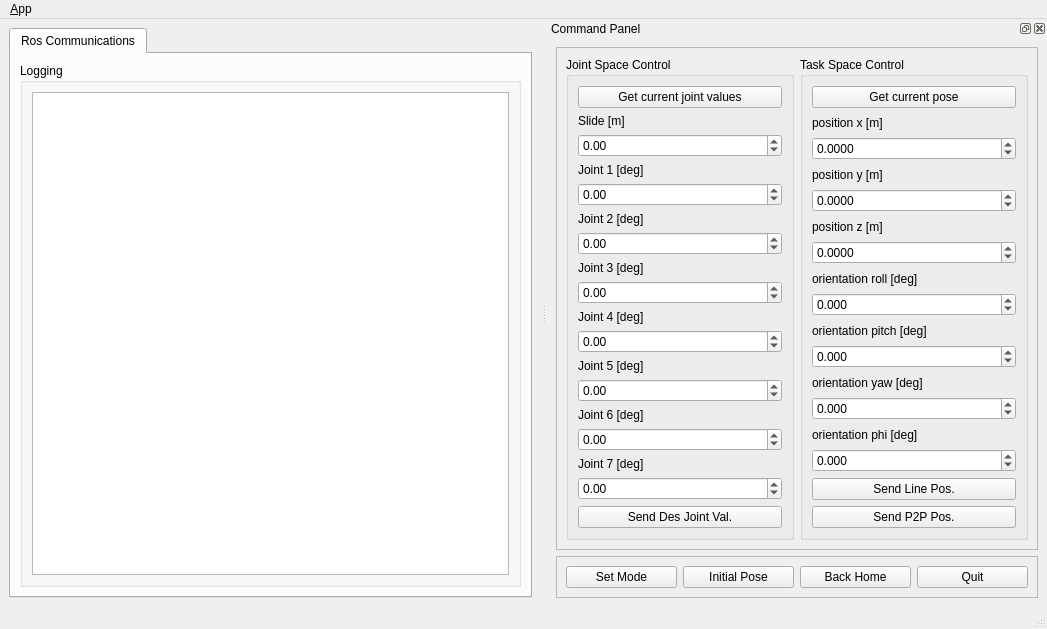
<?xml version="1.0" encoding="UTF-8"?>
<ui version="4.0">
 <class>MainWindowDesign</class>
 <widget class="QMainWindow" name="MainWindowDesign">
  <property name="geometry">
   <rect>
    <x>0</x>
    <y>0</y>
    <width>1047</width>
    <height>612</height>
   </rect>
  </property>
  <property name="windowTitle">
   <string>QRosApp</string>
  </property>
  <property name="windowIcon">
   <iconset resource="../../../ROBOTIS-HAND/hand_control_module_gui/resources/images.qrc">
    <normaloff>:/images/icon.png</normaloff>:/images/icon.png</iconset>
  </property>
  <property name="locale">
   <locale language="English" country="Australia"/>
  </property>
  <widget class="QWidget" name="centralwidget">
   <layout class="QHBoxLayout">
    <item>
     <widget class="QTabWidget" name="tab_manager">
      <property name="minimumSize">
       <size>
        <width>100</width>
        <height>0</height>
       </size>
      </property>
      <property name="locale">
       <locale language="English" country="Australia"/>
      </property>
      <property name="currentIndex">
       <number>0</number>
      </property>
      <widget class="QWidget" name="tab_status">
       <attribute name="title">
        <string>Ros Communications</string>
       </attribute>
       <layout class="QVBoxLayout" name="verticalLayout_2">
        <item>
         <widget class="QGroupBox" name="groupBox_12">
          <property name="sizePolicy">
           <sizepolicy hsizetype="MinimumExpanding" vsizetype="Preferred">
            <horstretch>0</horstretch>
            <verstretch>0</verstretch>
           </sizepolicy>
          </property>
          <property name="title">
           <string>Logging</string>
          </property>
          <layout class="QGridLayout" name="gridLayout_3">
           <item row="0" column="0">
            <widget class="QListView" name="view_logging"/>
           </item>
          </layout>
         </widget>
        </item>
       </layout>
      </widget>
     </widget>
    </item>
   </layout>
  </widget>
  <widget class="QMenuBar" name="menubar">
   <property name="geometry">
    <rect>
     <x>0</x>
     <y>0</y>
     <width>1047</width>
     <height>19</height>
    </rect>
   </property>
   <widget class="QMenu" name="menu_File">
    <property name="title">
     <string>&amp;App</string>
    </property>
    <addaction name="action_Preferences"/>
    <addaction name="separator"/>
    <addaction name="actionAbout"/>
    <addaction name="actionAbout_Qt"/>
    <addaction name="separator"/>
    <addaction name="action_Quit"/>
   </widget>
   <addaction name="menu_File"/>
  </widget>
  <widget class="QStatusBar" name="statusbar"/>
  <widget class="QDockWidget" name="dock_status">
   <property name="sizePolicy">
    <sizepolicy hsizetype="Minimum" vsizetype="Minimum">
     <horstretch>0</horstretch>
     <verstretch>0</verstretch>
    </sizepolicy>
   </property>
   <property name="minimumSize">
    <size>
     <width>500</width>
     <height>560</height>
    </size>
   </property>
   <property name="maximumSize">
    <size>
     <width>524287</width>
     <height>10000</height>
    </size>
   </property>
   <property name="allowedAreas">
    <set>Qt::RightDockWidgetArea</set>
   </property>
   <property name="windowTitle">
    <string>Command Panel</string>
   </property>
   <attribute name="dockWidgetArea">
    <number>2</number>
   </attribute>
   <widget class="QWidget" name="dockWidgetContents_2">
    <layout class="QGridLayout" name="gridLayout_2">
     <item row="0" column="0">
      <widget class="QFrame" name="frame">
       <property name="sizePolicy">
        <sizepolicy hsizetype="Preferred" vsizetype="Preferred">
         <horstretch>0</horstretch>
         <verstretch>0</verstretch>
        </sizepolicy>
       </property>
       <property name="maximumSize">
        <size>
         <width>16777215</width>
         <height>600</height>
        </size>
       </property>
       <property name="frameShape">
        <enum>QFrame::StyledPanel</enum>
       </property>
       <property name="frameShadow">
        <enum>QFrame::Raised</enum>
       </property>
       <layout class="QGridLayout" name="gridLayout">
        <item row="0" column="1" rowspan="2">
         <widget class="QGroupBox" name="task_space">
          <property name="title">
           <string>Task Space Control</string>
          </property>
          <layout class="QVBoxLayout" name="verticalLayout">
           <item>
            <widget class="QPushButton" name="curr_pos_button">
             <property name="text">
              <string>Get current pose</string>
             </property>
            </widget>
           </item>
           <item>
            <widget class="QLabel" name="pos_x">
             <property name="text">
              <string>position x [m]</string>
             </property>
            </widget>
           </item>
           <item>
            <widget class="QDoubleSpinBox" name="pos_x_spinbox">
             <property name="decimals">
              <number>4</number>
             </property>
             <property name="minimum">
              <double>-10.000000000000000</double>
             </property>
             <property name="maximum">
              <double>10.000000000000000</double>
             </property>
             <property name="singleStep">
              <double>0.010000000000000</double>
             </property>
            </widget>
           </item>
           <item>
            <widget class="QLabel" name="pos_y">
             <property name="text">
              <string>position y [m]</string>
             </property>
            </widget>
           </item>
           <item>
            <widget class="QDoubleSpinBox" name="pos_y_spinbox">
             <property name="decimals">
              <number>4</number>
             </property>
             <property name="minimum">
              <double>-10.000000000000000</double>
             </property>
             <property name="maximum">
              <double>10.000000000000000</double>
             </property>
             <property name="singleStep">
              <double>0.010000000000000</double>
             </property>
            </widget>
           </item>
           <item>
            <widget class="QLabel" name="pos_z">
             <property name="text">
              <string>position z [m]</string>
             </property>
            </widget>
           </item>
           <item>
            <widget class="QDoubleSpinBox" name="pos_z_spinbox">
             <property name="decimals">
              <number>4 </number>
             </property>
             <property name="minimum">
              <double>-10.000000000000000</double>
             </property>
             <property name="maximum">
              <double>10.000000000000000</double>
             </property>
             <property name="singleStep">
              <double>0.010000000000000</double>
             </property>
            </widget>
           </item>
           <item>
            <widget class="QLabel" name="ori_roll">
             <property name="text">
              <string>orientation roll [deg]</string>
             </property>
            </widget>
           </item>
           <item>
            <widget class="QDoubleSpinBox" name="ori_roll_spinbox">
             <property name="decimals">
              <number>3</number>
             </property>
             <property name="minimum">
              <double>-360.000000000000000</double>
             </property>
             <property name="maximum">
              <double>360.000000000000000</double>
             </property>
             <property name="singleStep">
              <double>0.500000000000000</double>
             </property>
            </widget>
           </item>
           <item>
            <widget class="QLabel" name="ori_pitch">
             <property name="text">
              <string>orientation pitch [deg]</string>
             </property>
            </widget>
           </item>
           <item>
            <widget class="QDoubleSpinBox" name="ori_pitch_spinbox">
             <property name="decimals">
              <number>3</number>
             </property>
             <property name="minimum">
              <double>-360.000000000000000</double>
             </property>
             <property name="maximum">
              <double>360.000000000000000</double>
             </property>
             <property name="singleStep">
              <double>0.500000000000000</double>
             </property>
            </widget>
           </item>
           <item>
            <widget class="QLabel" name="ori_yaw">
             <property name="text">
              <string>orientation yaw [deg]</string>
             </property>
            </widget>
           </item>
           <item>
            <widget class="QDoubleSpinBox" name="ori_yaw_spinbox">
             <property name="decimals">
              <number>3</number>
             </property>
             <property name="minimum">
              <double>-360.000000000000000</double>
             </property>
             <property name="maximum">
              <double>360.000000000000000</double>
             </property>
             <property name="singleStep">
              <double>0.500000000000000</double>
             </property>
            </widget>
           </item>
           <!--=================================================================================================-->
           <item>
            <widget class="QLabel" name="ori_phi">
             <property name="text">
              <string>orientation phi [deg]</string>
             </property>
            </widget>
           </item>
           <item>
            <widget class="QDoubleSpinBox" name="ori_phi_spinbox">
             <property name="decimals">
              <number>3</number>
             </property>
             <property name="minimum">
              <double>-180.000000000000000</double>
             </property>
             <property name="maximum">
              <double>180.000000000000000</double>
             </property>
             <property name="singleStep">
              <double>0.500000000000000</double>
             </property>
            </widget>
           </item>
           <!--=================================================================================================-->

           <item>
            <widget class="QPushButton" name="des_pos_button">
             <property name="text">
              <string>Send Line Pos.</string>
             </property>
            </widget>
           </item>
           <item>
            <widget class="QPushButton" name="des_p2p_button">
             <property name="text">
              <string>Send P2P Pos.</string>
             </property>
            </widget>
           </item>
          </layout>
         </widget>
        </item>
        <item row="0" column="0" rowspan="2">
         <widget class="QGroupBox" name="joint_space">
          <property name="title">
           <string>Joint Space Control</string>
          </property>
          <layout class="QVBoxLayout" name="verticalLayout_5">
           <item>
            <widget class="QPushButton" name="curr_joint_button">
             <property name="text">
              <string>Get current joint values</string>
             </property>
            </widget>
           </item>
           <item>
            <widget class="QLabel" name="slide">
             <property name="text">
              <string>Slide [m]</string>
             </property>
            </widget>
           </item>
           <item>
            <widget class="QDoubleSpinBox" name="slide_spinbox">
             <property name="minimum">
              <double>-180.000000000000000</double>
             </property>
             <property name="maximum">
              <double>180.000000000000000</double>
             </property>
             <property name="singleStep">
              <double>0.500000000000000</double>
             </property>
            </widget>
           </item>
           <item>
            <widget class="QLabel" name="joint1">
             <property name="text">
              <string>Joint 1 [deg]</string>
             </property>
            </widget>
           </item>
           <item>
            <widget class="QDoubleSpinBox" name="joint1_spinbox">
             <property name="minimum">
              <double>-180.000000000000000</double>
             </property>
             <property name="maximum">
              <double>180.000000000000000</double>
             </property>
             <property name="singleStep">
              <double>0.500000000000000</double>
             </property>
            </widget>
           </item>
           <item>
            <widget class="QLabel" name="joint2">
             <property name="text">
              <string>Joint 2 [deg]</string>
             </property>
            </widget>
           </item>
           <item>
            <widget class="QDoubleSpinBox" name="joint2_spinbox">
             <property name="minimum">
              <double>-180.000000000000000</double>
             </property>
             <property name="maximum">
              <double>180.000000000000000</double>
             </property>
             <property name="singleStep">
              <double>0.500000000000000</double>
             </property>
            </widget>
           </item>
           <item>
            <widget class="QLabel" name="joint3">
             <property name="text">
              <string>Joint 3 [deg]</string>
             </property>
            </widget>
           </item>
           <item>
            <widget class="QDoubleSpinBox" name="joint3_spinbox">
             <property name="minimum">
              <double>-180.000000000000000</double>
             </property>
             <property name="maximum">
              <double>180.000000000000000</double>
             </property>
             <property name="singleStep">
              <double>0.500000000000000</double>
             </property>
            </widget>
           </item>
           <item>
            <widget class="QLabel" name="joint4">
             <property name="text">
              <string>Joint 4 [deg]</string>
             </property>
            </widget>
           </item>
           <item>
            <widget class="QDoubleSpinBox" name="joint4_spinbox">
             <property name="minimum">
              <double>-180.000000000000000</double>
             </property>
             <property name="maximum">
              <double>180.000000000000000</double>
             </property>
             <property name="singleStep">
              <double>0.500000000000000</double>
             </property>
            </widget>
           </item>
           <item>
            <widget class="QLabel" name="joint5">
             <property name="text">
              <string>Joint 5 [deg]</string>
             </property>
            </widget>
           </item>
           <item>
            <widget class="QDoubleSpinBox" name="joint5_spinbox">
             <property name="minimum">
              <double>-180.000000000000000</double>
             </property>
             <property name="maximum">
              <double>180.000000000000000</double>
             </property>
             <property name="singleStep">
              <double>0.500000000000000</double>
             </property>
            </widget>
           </item>
           <item>
            <widget class="QLabel" name="joint6">
             <property name="text">
              <string>Joint 6 [deg]</string>
             </property>
            </widget>
           </item>
           <item>
            <widget class="QDoubleSpinBox" name="joint6_spinbox">
             <property name="minimum">
              <double>-360.000000000000000</double>
             </property>
             <property name="maximum">
              <double>360.000000000000000</double>
             </property>
             <property name="singleStep">
              <double>0.500000000000000</double>
             </property>
            </widget>
           </item>
           <!--=================================================================================================-->
           <item>
            <widget class="QLabel" name="joint7">
             <property name="text">
              <string>Joint 7 [deg]</string>
             </property>
            </widget>
           </item>
           <item>
            <widget class="QDoubleSpinBox" name="joint7_spinbox">
             <property name="minimum">
              <double>-180.000000000000000</double>
             </property>
             <property name="maximum">
              <double>180.000000000000000</double>
             </property>
             <property name="singleStep">
              <double>0.500000000000000</double>
             </property>
            </widget>
           </item>
           <!--=================================================================================================-->

           <item>
            <widget class="QPushButton" name="des_joint_button">
             <property name="text">
              <string>Send Des Joint Val.</string>
             </property>
            </widget>
           </item>
          </layout>
         </widget>
        </item>
       </layout>
      </widget>
     </item>
     <item row="1" column="0">
      <widget class="QFrame" name="frame_2">
       <property name="enabled">
        <bool>true</bool>
       </property>
       <property name="sizePolicy">
        <sizepolicy hsizetype="Minimum" vsizetype="Fixed">
         <horstretch>50</horstretch>
         <verstretch>50</verstretch>
        </sizepolicy>
       </property>
       <property name="frameShape">
        <enum>QFrame::StyledPanel</enum>
       </property>
       <property name="frameShadow">
        <enum>QFrame::Raised</enum>
       </property>
       <layout class="QHBoxLayout" name="horizontalLayout">
        <item>
         <widget class="QPushButton" name="set_mode_button">
          <property name="text">
           <string>Set Mode</string>
          </property>
         </widget>
        </item>
        <item>
         <widget class="QPushButton" name="ini_pose_button">
          <property name="text">
           <string>Initial Pose</string>
          </property>
         </widget>
        </item>
        <item>
         <widget class="QPushButton" name="des_initial_button">
          <property name="text">
           <string>Back Home</string>
          </property>
         </widget>
        </item>
        <item>
         <widget class="QPushButton" name="quit_button">
          <property name="text">
           <string>Quit</string>
          </property>
         </widget>
        </item>
       </layout>
      </widget>
     </item>
    </layout>
   </widget>
  </widget>
  <action name="action_Quit">
   <property name="text">
    <string>&amp;Quit</string>
   </property>
   <property name="shortcut">
    <string>Ctrl+Q</string>
   </property>
   <property name="shortcutContext">
    <enum>Qt::ApplicationShortcut</enum>
   </property>
  </action>
  <action name="action_Preferences">
   <property name="text">
    <string>&amp;Preferences</string>
   </property>
  </action>
  <action name="actionAbout">
   <property name="text">
    <string>&amp;About</string>
   </property>
  </action>
  <action name="actionAbout_Qt">
   <property name="text">
    <string>About &amp;Qt</string>
   </property>
  </action>
 </widget>
 <resources>
  <include location="../../../ROBOTIS-HAND/hand_control_module_gui/resources/images.qrc"/>
 </resources>
 <connections>
  <connection>
   <sender>action_Quit</sender>
   <signal>triggered()</signal>
   <receiver>MainWindowDesign</receiver>
   <slot>close()</slot>
   <hints>
    <hint type="sourcelabel">
     <x>-1</x>
     <y>-1</y>
    </hint>
    <hint type="destinationlabel">
     <x>399</x>
     <y>299</y>
    </hint>
   </hints>
  </connection>
  <connection>
   <sender>quit_button</sender>
   <signal>clicked()</signal>
   <receiver>MainWindowDesign</receiver>
   <slot>close()</slot>
   <hints>
    <hint type="sourcelabel">
     <x>859</x>
     <y>552</y>
    </hint>
    <hint type="destinationlabel">
     <x>469</x>
     <y>299</y>
    </hint>
   </hints>
  </connection>
 </connections>
</ui>
